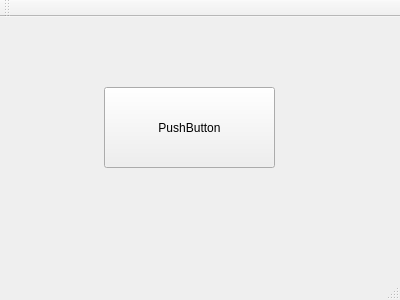
<?xml version="1.0" encoding="UTF-8"?>
<ui version="4.0">
 <class>MainWindow</class>
 <widget class="QMainWindow" name="MainWindow">
  <property name="geometry">
   <rect>
    <x>0</x>
    <y>0</y>
    <width>400</width>
    <height>300</height>
   </rect>
  </property>
  <property name="windowTitle">
   <string>MainWindow</string>
  </property>
  <property name="toolButtonStyle">
   <enum>Qt::ToolButtonIconOnly</enum>
  </property>
  <widget class="QWidget" name="centralWidget">
   <widget class="QPushButton" name="pushButton">
    <property name="geometry">
     <rect>
      <x>104</x>
      <y>70</y>
      <width>171</width>
      <height>81</height>
     </rect>
    </property>
    <property name="styleSheet">
     <string notr="true">QpushButton{
border-radius:5px;

}</string>
    </property>
    <property name="text">
     <string>PushButton</string>
    </property>
   </widget>
  </widget>
  <widget class="QMenuBar" name="menuBar">
   <property name="geometry">
    <rect>
     <x>0</x>
     <y>0</y>
     <width>400</width>
     <height>21</height>
    </rect>
   </property>
  </widget>
  <widget class="QToolBar" name="mainToolBar">
   <attribute name="toolBarArea">
    <enum>TopToolBarArea</enum>
   </attribute>
   <attribute name="toolBarBreak">
    <bool>false</bool>
   </attribute>
  </widget>
  <widget class="QStatusBar" name="statusBar"/>
 </widget>
 <layoutdefault spacing="6" margin="11"/>
 <resources/>
 <connections/>
</ui>
